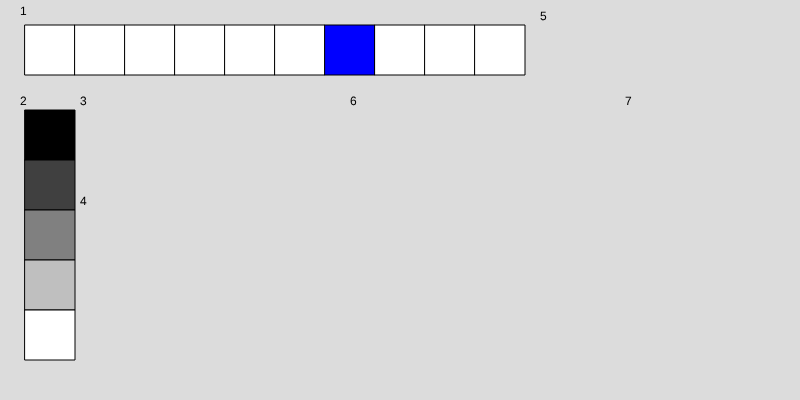
Frame 1 (no input)
Frame 60 (no input): identical to frame 1, image omitted
Frame 120 (the mouse pressed at the canvas centre since frame 60): identical to frame 1, image omitted

The p5.js sketch that drew this single still picture (run headless with seeded random() and noise() and a simulated clock; from frame 60 on, the mouse is pressed at the canvas centre):

// p5.js sketch
// ── sketch.js
let c = 0

function setup() {
  createCanvas(800, 400);

}

function draw() {
  background(220);
  strokeWeight(0)
  stroke(0)
  fill(0)
text ("1", 20, 15)
text ("2", 20, 105)
text ("3", 80, 105)
text ("4", 80, 205)
text ("5", 540, 20)
text ("6", 350, 105)
text ("7", 625, 105)


fill(255)
strokeWeight(1)

// 1.

for(let i = 0; i < 10; i++){

  if(i == 6){
  fill(0,0,255)
}
else{
  fill(255)
}

rect(25 + (i*50), 25, 50, 50)


} 



// 2.

for(let i = 0; i <= 4; i++){
if(c <= 255){
  c = (i*63.75)
  fill(c)
  rect(25 ,110 + (i*50), 50, 50)
}  }  }
